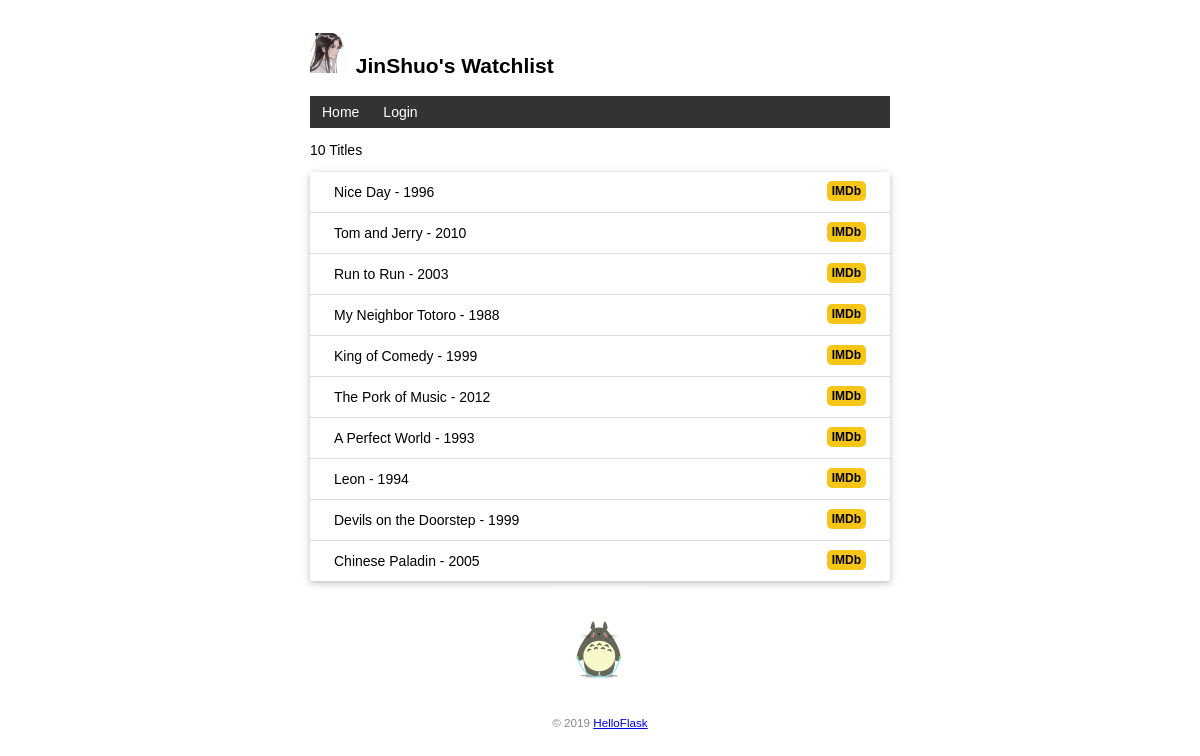
The page / on the database its author committed.
### app.py (models this page shows, shortened)
class User(db.Model, UserMixin):#继承UserMixin以使用is_authenticated方法
    id=db.Column(db.Integer,primary_key=True)
    name=db.Column(db.String(20))
    username=db.Column(db.String(20))
    password_hash=db.Column(db.String(128))

class Movie(db.Model):
    id=db.Column(db.Integer,primary_key=True)
    title=db.Column(db.String(60))
    year=db.Column(db.String(4))

### app.py (the view, shortened to what this page needs)
@app.route('/', methods=['GET','POST'])
def index():
    movies=Movie.query.all()
    return render_template('index.html',movies=movies)

### app.py (called while the page is built)
@app.context_processor
def inject_user():
    user=User.query.first()
    return dict(user=user)

### templates/index.html (shortened to what this page needs)
﻿{% extends 'base.html' %}
{% block content %}
<p>{{ movies|length }} Titles</p>
<ul class='movie-list'>
	{% for movie in movies %}
	<li>{{ movie.title }} - {{ movie.year }}
		<span class='float-right'>
			<a class='imdb' href='https://www.imdb.com/find?q={{ movie.title }}'
			target='_blank' title='Find this movie on IMDb'>IMDb</a>
		</span>
	</li>
	{% endfor %}
</ul>
<img alt='totoro' class='totoro'
src='{{url_for('static',filename='images/totoro.gif')}}' title='totoro'>
{% endblock %}

### templates/base.html (shortened to what this page needs)
<!DOCTYPE html>
<html lang='en'>
<head>
	{% block head %}
	<link rel='stylesheet' href='{{url_for('static',filename='style.css')}}' type='text/css'>
	{% endblock %}
</head>
<body>
	<h2>
		<img alt='cool_man' class='cool_man' src='{{url_for('static',filename='images/cool_man.png')}}'>
		{{user.name}}'s Watchlist
	</h2>
	<nav>
		<ul>
			<li><a href='{{url_for('index')}}'>Home</a></li>
			{% if current_user.is_authenticated %}
			<li><a href='{{ url_for('settings')}}'>Settings</a></li>
			<li><a href='{{ url_for('logout')}}'>Logout</a></li>
			{% else %}
			<li><a href='{{ url_for('login')}}'>Login</a></li>
			{% endif %}
		</ul>
	</nav>
	{% block content %}{% endblock %}
	<footer>
		<small>&copy; 2019 <a href='http://helloflask.com/tutorial'>HelloFlask</a>
		</small>
	</footer>
</body>
</html>

### static/style.css (style rules this page uses)
body { margin: auto; max-width: 580px; font-size: 14px; font-family: Helvetica, Arial, sans-serif; }
footer { color: #888; margin-top: 15px; text-align: center; padding: 10px; }
nav ul { list-style-type: none; margin: 0; padding: 0; overflow: hidden; background-color: #333; }
nav li { float: left; }
nav li a { display: block; color: white; text-align: center; padding: 8px 12px; text-decoration: none; }
.cool_man { width: 40px; }
.movie-list { list-style-type: none; padding: 0; margin-bottom: 10px; box-shadow: 0 2px 5px 0 rgba(0,0,0,0.16), 0 2px 10px 0 rgba(0,0,0,0.12); }
.movie-list li { padding: 12px 24px; border-bottom: 1px solid #ddd; }
.movie-list li:last-child { border-bottom: none; }
.float-right { float: right; }
.imdb { font-size: 12px; font-weight: bold; color: black; text-decoration: none; background: #F5C518; border-radius: 5px; padding: 3px 5px; }
.totoro { display: block; margin: 0 auto; height: 100px; }

### rows shown on the page
User: name "JinShuo"
Movie: title "Nice Day", year "1996"
Movie: title "Tom and Jerry", year "2010"
Movie: title "Run to Run", year "2003"
Movie: title "My Neighbor Totoro", year "1988"
Movie: title "King of Comedy", year "1999"
Movie: title "The Pork of Music", year "2012"
Movie: title "A Perfect World", year "1993"
Movie: title "Leon", year "1994"
Movie: title "Devils on the Doorstep", year "1999"
Movie: title "Chinese Paladin", year "2005"

### other values the page prints
{{ movies|length }} "10"
